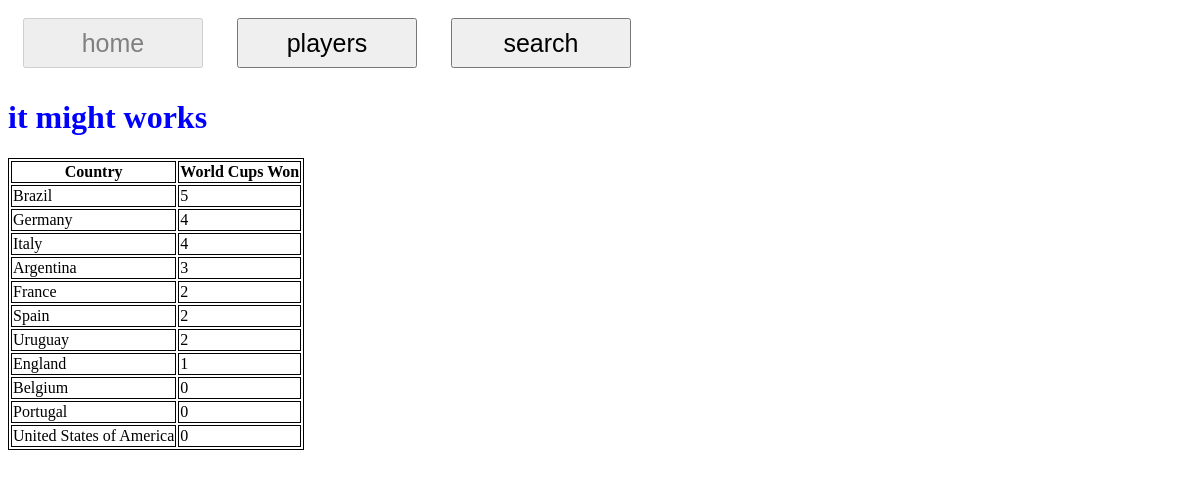
The page / on the database its author committed.
### tables this page shows
CREATE TABLE nations (nation_id INTEGER PRIMARY KEY AUTOINCREMENT, nation_name TEXT, world_cups_won INTEGER);

### app.py (the view)
@app.route("/", methods=["GET", "POST"])
def home():
    db = sqlite3.connect("football.db")
    cursor = db.cursor()
    sql = ("""SELECT nation_name, world_cups_won
           FROM nations
           ORDER BY world_cups_won desc, nation_name asc
           """)
    cursor.execute(sql)
    results = cursor.fetchall()
    home_list = []
    for item in results:
        home_list.append(item)
    return render_template("home.html", send_home = home_list)

### templates/home.html
<html>
<head>
    <link rel="stylesheet" href="static/style.css">
</head>
<body id="home">
<button class="home" disabled>home</button> <button class="player" onclick="location.replace('players.html')">players</button> <button class="search" onclick="location.replace('search.html')">search</button>
<h1>it might works</h1>
<table>
  <tr>
    <th>Country</th>
    <th>World Cups Won</th>
  </tr>
  {% for nation,wc_won in send_home %}
  <tr>
      <td>{{nation}}</td>
      <td>{{wc_won}}</td>
  </tr>
  {%endfor%}
</table>
</body>
</html>

### static/style.css (style rules this page uses)
h1 { color: blue; size: 50px; }
button { color: black; height: 50px; width: 180px; font-size: 25px; margin: 10px 15px; }
#home .home { color: gray; }
table, th, td { border:1px solid black; }

### rows shown on the page
nations: nation_name "Brazil", world_cups_won "5"
nations: nation_name "Germany", world_cups_won "4"
nations: nation_name "Italy", world_cups_won "4"
nations: nation_name "Argentina", world_cups_won "3"
nations: nation_name "France", world_cups_won "2"
nations: nation_name "Spain", world_cups_won "2"
nations: nation_name "Uruguay", world_cups_won "2"
nations: nation_name "England", world_cups_won "1"
nations: nation_name "Belgium", world_cups_won "0"
nations: nation_name "Portugal", world_cups_won "0"
nations: nation_name "United States of America", world_cups_won "0"
